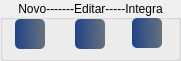
              <widget class="QGroupBox" name="groupBox_30">
               <property name="minimumSize">
                <size>
                 <width>181</width>
                 <height>61</height>
                </size>
               </property>
               <property name="maximumSize">
                <size>
                 <width>16777215</width>
                 <height>61</height>
                </size>
               </property>
               <property name="title">
                <string>Novo-------Editar-----Integra</string>
               </property>
               <property name="alignment">
                <set>Qt::AlignCenter</set>
               </property>
               <widget class="QPushButton" name="btn_notificar">
                <property name="geometry">
                 <rect>
                  <x>15</x>
                  <y>19</y>
                  <width>30</width>
                  <height>30</height>
                 </rect>
                </property>
                <property name="minimumSize">
                 <size>
                  <width>30</width>
                  <height>30</height>
                 </size>
                </property>
                <property name="maximumSize">
                 <size>
                  <width>30</width>
                  <height>30</height>
                 </size>
                </property>
                <property name="font">
                 <font>
                  <family>Reem Kufi</family>
                  <pointsize>8</pointsize>
                  <bold>false</bold>
                 </font>
                </property>
                <property name="toolTip">
                 <string>&lt;html&gt;&lt;head/&gt;&lt;body&gt;&lt;p align=&quot;center&quot;&gt;&lt;span style=&quot; font-size:7pt;&quot;&gt;CRIAR NOVA NOTIFICAÇÃO&lt;/span&gt;&lt;/p&gt;&lt;/body&gt;&lt;/html&gt;</string>
                </property>
                <property name="whatsThis">
                 <string/>
                </property>
                <property name="styleSheet">
                 <string notr="true">QPushButton#btn_notificar{
	background-color: qlineargradient(spread:pad, x1:0, y1:0.505682, x2:1, y2:0.477, stop:0 rgba(0, 39,119, 219), stop:1 rgba(85, 98, 112, 226));
	color:rgba(255, 255, 255, 210);
	border-radius: 5px;
}
QPushButton#btn_notificar:hover{
	background-color: qlineargradient(spread:pad, x1:0, y1:0.505682,x2:1,y2:0.477, stop:0 rgba(150, 123, 111, 219), stop:1 rgba(85, 81, 84, 226));
}
QPushButton#btn_notificar:pressed{
	padding-left:5px;
	padding -top:5px;
	background-color:rgba(150, 123, 111, 255);
}</string>
                </property>
                <property name="text">
                 <string/>
                </property>
                <property name="icon">
                 <iconset resource="../FNEA/image/Icones/Outros.qrc">
                  <normaloff>:/Imagem/registro.png</normaloff>:/Imagem/registro.png</iconset>
                </property>
                <property name="iconSize">
                 <size>
                  <width>24</width>
                  <height>24</height>
                 </size>
                </property>
               </widget>
               <widget class="QPushButton" name="btn_editarNoti">
                <property name="geometry">
                 <rect>
                  <x>75</x>
                  <y>19</y>
                  <width>30</width>
                  <height>30</height>
                 </rect>
                </property>
                <property name="minimumSize">
                 <size>
                  <width>30</width>
                  <height>30</height>
                 </size>
                </property>
                <property name="maximumSize">
                 <size>
                  <width>30</width>
                  <height>30</height>
                 </size>
                </property>
                <property name="font">
                 <font>
                  <family>Reem Kufi</family>
                  <pointsize>8</pointsize>
                  <bold>false</bold>
                 </font>
                </property>
                <property name="toolTip">
                 <string>&lt;html&gt;&lt;head/&gt;&lt;body&gt;&lt;p align=&quot;center&quot;&gt;&lt;span style=&quot; font-size:7pt;&quot;&gt;EDITAR NOTIFICAÇÃO&lt;/span&gt;&lt;/p&gt;&lt;/body&gt;&lt;/html&gt;</string>
                </property>
                <property name="styleSheet">
                 <string notr="true">QPushButton#btn_editarNoti{
	background-color: qlineargradient(spread:pad, x1:0, y1:0.505682, x2:1, y2:0.477, stop:0 rgba(0, 39,119, 219), stop:1 rgba(85, 98, 112, 226));
	color:rgba(255, 255, 255, 210);
	border-radius: 5px;
}
QPushButton#btn_editarNoti:hover{
	background-color: qlineargradient(spread:pad, x1:0, y1:0.505682,x2:1,y2:0.477, stop:0 rgba(150, 123, 111, 219), stop:1 rgba(85, 81, 84, 226));
}
QPushButton#btn_editarNoti:pressed{
	padding-left:5px;
	padding -top:5px;
	background-color:rgba(150, 123, 111, 255);
}</string>
                </property>
                <property name="text">
                 <string/>
                </property>
                <property name="icon">
                 <iconset resource="../FNEA/image/Icones/Outros.qrc">
                  <normaloff>:/Imagem/registro (1).png</normaloff>:/Imagem/registro (1).png</iconset>
                </property>
                <property name="iconSize">
                 <size>
                  <width>24</width>
                  <height>24</height>
                 </size>
                </property>
               </widget>
               <widget class="QPushButton" name="btn_buscarMv">
                <property name="enabled">
                 <bool>true</bool>
                </property>
                <property name="geometry">
                 <rect>
                  <x>132</x>
                  <y>18</y>
                  <width>30</width>
                  <height>30</height>
                 </rect>
                </property>
                <property name="minimumSize">
                 <size>
                  <width>30</width>
                  <height>30</height>
                 </size>
                </property>
                <property name="maximumSize">
                 <size>
                  <width>30</width>
                  <height>30</height>
                 </size>
                </property>
                <property name="font">
                 <font>
                  <family>Reem Kufi</family>
                  <bold>false</bold>
                 </font>
                </property>
                <property name="toolTip">
                 <string>&lt;html&gt;&lt;head/&gt;&lt;body&gt;&lt;p align=&quot;center&quot;&gt;&lt;span style=&quot; font-size:7pt;&quot;&gt;BUSCAR PACIENTE NO MV&lt;/span&gt;&lt;/p&gt;&lt;/body&gt;&lt;/html&gt;</string>
                </property>
                <property name="styleSheet">
                 <string notr="true">QPushButton#btn_buscarMv{
	background-color: qlineargradient(spread:pad, x1:0, y1:0.505682, x2:1, y2:0.477, stop:0 rgba(0, 39,119, 219), stop:1 rgba(85, 98, 112, 226));
	color:rgba(255, 255, 255, 210);
	border-radius: 5px;
}
QPushButton#btn_buscarMv:hover{
	background-color: qlineargradient(spread:pad, x1:0, y1:0.505682,x2:1,y2:0.477, stop:0 rgba(150, 123, 111, 219), stop:1 rgba(85, 81, 84, 226));
}
QPushButton#btn_buscarMv:pressed{
	padding-left:5px;
	padding -top:5px;
	background-color:rgba(150, 123, 111, 255);
}</string>
                </property>
                <property name="text">
                 <string/>
                </property>
                <property name="icon">
                 <iconset resource="../FNEA/image/Icones/Outros.qrc">
                  <normaloff>:/Imagem/pesquisa-de-dados (1).png</normaloff>:/Imagem/pesquisa-de-dados (1).png</iconset>
                </property>
                <property name="iconSize">
                 <size>
                  <width>24</width>
                  <height>24</height>
                 </size>
                </property>
               </widget>
              </widget>
